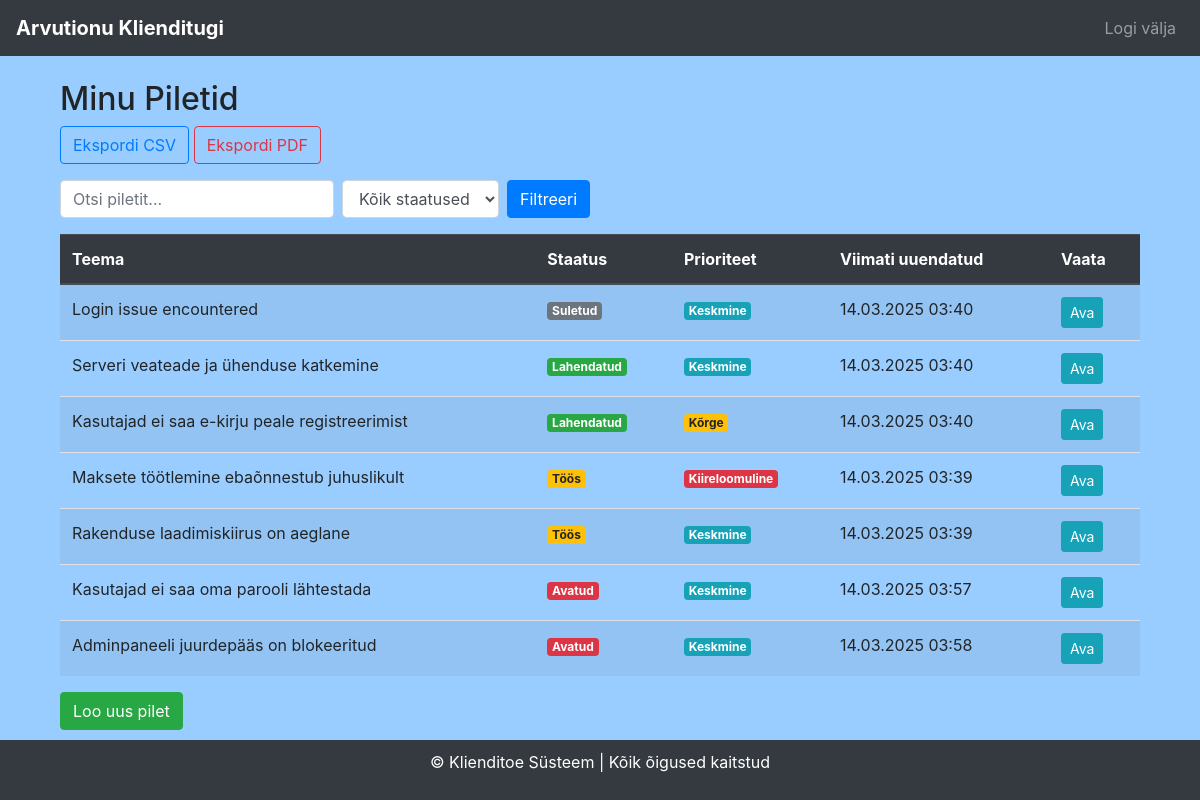
Screenshot of /tickets/ (signed in) with the database file from the repository.
### tickets/models.py (models this page shows, shortened)
class Ticket(models.Model):
    user = models.ForeignKey(User, on_delete=models.CASCADE)
    subject = models.CharField(max_length=200)
    description = models.TextField()
    status = models.CharField(max_length=20, choices=STATUS_CHOICES, default='open')
    priority = models.CharField(max_length=20, choices=PRIORITY_CHOICES, default='medium')
    created_at = models.DateTimeField(auto_now_add=True)
    updated_at = models.DateTimeField(auto_now=True)

### tickets/views.py (the view)
# urls.py: path('tickets/', views.ticket_list, name='ticket_list'),
@login_required
def ticket_list(request):
    tickets = Ticket.objects.filter(user=request.user)
    query = request.GET.get('q')
    if query:
        tickets = tickets.filter(subject__icontains=query)
    status_filter = request.GET.get('status')
    if status_filter:
        tickets = tickets.filter(status=status_filter)
    paginator = Paginator(tickets, 10)
    page_number = request.GET.get('page')
    page_obj = paginator.get_page(page_number)
    return render(request, 'tickets/ticket_list.html', {'tickets': page_obj})

### tickets/templates/tickets/ticket_list.html (shortened to what this page needs)
{% extends 'base.html' %}
{% block content %}
<div class="container mt-4">
    <h2>Minu Piletid</h2>
    <div class="mb-3">
        <a href="{% url 'export_tickets_csv' %}" class="btn btn-outline-primary">Ekspordi CSV</a>
        <a href="{% url 'export_tickets_pdf' %}" class="btn btn-outline-danger">Ekspordi PDF</a>
    </div>
    <form method="GET" class="form-inline mb-3">
        <input type="text" name="q" class="form-control mr-2" placeholder="Otsi piletit..." value="{{ request.GET.q }}">
        <select name="status" class="form-control mr-2">
            <option value="">Kõik staatused</option>
        </select>
        <button type="submit" class="btn btn-primary">Filtreeri</button>
    </form>
    <table class="table table-striped">
        <thead class="thead-dark">
            <tr>
                <th>Teema</th>
                <th>Staatus</th>
                <th>Prioriteet</th>
                <th>Viimati uuendatud</th>
                <th>Vaata</th>
            </tr>
        </thead>
        <tbody>
            {% for ticket in tickets %}
                <tr>
                    <td>{{ ticket.subject }}</td>
                    <td>
                        <span class="badge badge-{% if ticket.status == 'open' %}danger{% elif ticket.status == 'in_progress' %}warning{% elif ticket.status == 'resolved' %}success{% else %}secondary{% endif %}">
                            {{ ticket.get_status_display }}
                        </span>
                    </td>
                    <td>
                        <span class="badge badge-{% if ticket.priority == 'urgent' %}danger{% elif ticket.priority == 'high' %}warning{% elif ticket.priority == 'medium' %}info{% else %}secondary{% endif %}">
                            {{ ticket.get_priority_display }}
                        </span>
                    </td>
                    <td>{{ ticket.updated_at|date:"d.m.Y H:i" }}</td>
                    <td><a href="{% url 'ticket_detail' ticket.id %}" class="btn btn-info btn-sm">Ava</a></td>
                </tr>
            {% empty %}
                <tr>
                    <td colspan="5" class="text-center">Teil ei ole veel pileteid.</td>
                </tr>
            {% endfor %}
        </tbody>
    </table>
    <a href="{% url 'create_ticket' %}" class="btn btn-success">Loo uus pilet</a>
</div>
{% endblock %}

### tickets/templates/base.html (style rules this page uses)
body { background-color: #9acdff; }

### rows the page displays
Ticket: subject "Login issue encountered", status "Suletud", priority "Keskmine", updated_at "14.03.2025 03:40"
Ticket: subject "Serveri veateade ja ühenduse katkemine", status "Lahendatud", priority "Keskmine", updated_at "14.03.2025 03:40"
Ticket: subject "Kasutajad ei saa e-kirju peale registreerimist", status "Lahendatud", priority "Kõrge", updated_at "14.03.2025 03:40"
Ticket: subject "Maksete töötlemine ebaõnnestub juhuslikult", status "Töös", priority "Kiireloomuline", updated_at "14.03.2025 03:39"
Ticket: subject "Rakenduse laadimiskiirus on aeglane", status "Töös", priority "Keskmine", updated_at "14.03.2025 03:39"
Ticket: subject "Kasutajad ei saa oma parooli lähtestada", status "Avatud", priority "Keskmine", updated_at "14.03.2025 03:57"
Ticket: subject "Adminpaneeli juurdepääs on blokeeritud", status "Avatud", priority "Keskmine", updated_at "14.03.2025 03:58"
